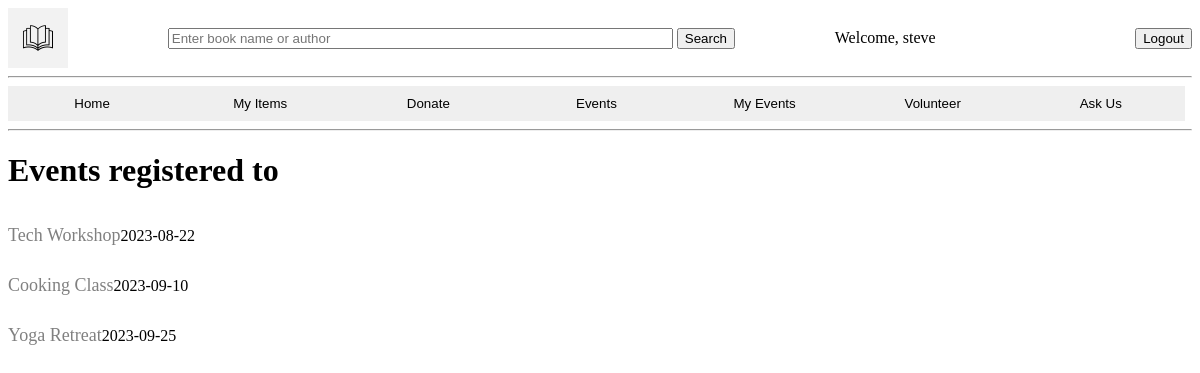
/myEvents (signed in), run on the app's committed database.
### tables this page shows
CREATE TABLE EventRegistration(
    EventID INTEGER REFERENCES Events(EventID) ON DELETE CASCADE,
    UserID INTEGER REFERENCES Users(UserID),
    ERegistration_date DATE DEFAULT (CURRENT_DATE),
    PRIMARY KEY (EventID, UserID)
);

CREATE TABLE Events(
    EventID INTEGER PRIMARY KEY AUTOINCREMENT, 
    Event_name VARCHAR NOT NULL, 
    Event_description VARCHAR NOT NULL,
    Venue VARCHAR NOT NULL, 
    Event_date DATE NOT NULL,
    Event_time TIME NOT NULL, 
    Audience VARCHAR NOT NULL,
    Event_capacity INTEGER NOT NULL,
    CHECK (Event_capacity > 0),
    CHECK (Event_date > (CURRENT_DATE))
);

### app.py (the view)
@app.route('/myEvents',methods=('GET','Post'))
def myEvents():
    searchForm=SearchForm()
    logoutForm=LogoutForm()
    name=session.get('username')
    if (logoutForm.logout_button.data):
        session['user_id']=None
        session['username']=None
    if (searchForm.search_button.data):
        search=request.form['search_bar']
        return redirect(url_for('search',search=search))
    if(name==None):
        return redirect(url_for('login'))
    conn=sqlite3.connect("library.db")
    conn.row_factory=sqlite3.Row
    query=myEventsQuery(session['user_id'])
    events=conn.execute(query).fetchall()
    conn.close()
    return render_template('myEvents.html',name=name,logoutForm=logoutForm, events=events, searchForm=searchForm, title='My Events')

### forms.py
class SearchForm(FlaskForm):
    search_bar=StringField('Search Item Name or Creator', render_kw={"placeholder": "Enter book name or author","size":"60px","height":"60px"})
    search_button=SubmitField('Search',render_kw={"size":"60px", "height":"60px"})

class LogoutForm(FlaskForm):
    logout_button = SubmitField("Logout")

### app.py (called while the page is built)
def myEventsQuery(userID):
    query=f'''SELECT * FROM EVENTREGISTRATION
    left join events on eventregistration.eventID=events.eventid
    where USERid={userID}'''
    return query

### templates/myEvents.html
{% extends "top.html" %}
{% block content %}
<h1>Events registered to</h1>
{% for event in events %}
<div class='events'>
    <div class=events>
        <a href="{{url_for('eventRegister',eventID=event['EventID'])}}">{{ event['event_name']}}</a>
        <p>{{ event['event_date']}}</p>
    </div>
</div>
{% endfor %}
{% endblock %}

### static/styles/general.css (style rules this page uses)
.events { display: flex; align-items: center; justify-content: space-between; }
a { color:gray; font-size:18px; text-decoration: none; }

### data on the page
EventRegistration: event_name "Tech Workshop", event_date "2023-08-22"
EventRegistration: event_name "Cooking Class", event_date "2023-09-10"
EventRegistration: event_name "Yoga Retreat", event_date "2023-09-25"

### other printed values
{{ name }} "steve"
